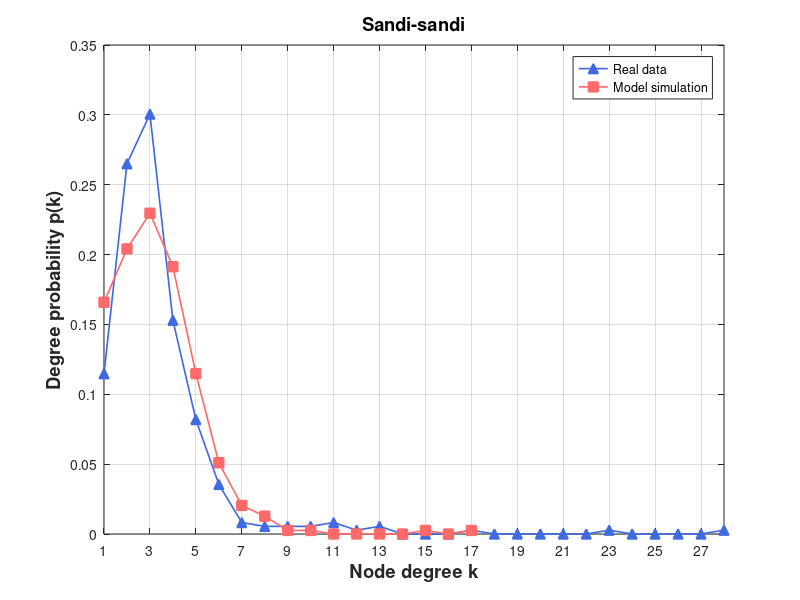

Recreate this plot in MATLAB.
% Create some data
% 定义度数直方图

degree_hist1 = [0, 42, 97, 110, 56, 30, 13, 3, 2, 2, 2, 3, 1, 2, 0, 0, 0, 1, 0, 0, 0, 0, 0, 1, 0, 0, 0, 0, 1];
% degree_hist2 = [0, 55, 97, 116, 55, 25, 8, 4, 2, 1, 0, 0, 0, 0, 0, 0, 0, 0, 0, 1, 0, 0, 0, 0, 1, 0, 1];
degree_hist2 = [0, 65, 80, 90, 75, 45, 20, 8, 5, 1,  1, 0, 0, 0, 0, 1, 0, 1];
% 将度数直方图转换为浮点型数组

degree_hist1 = double(degree_hist1);
degree_hist2 = double(degree_hist2);

degree1 = degree_hist1(2:end);
degree2 = degree_hist2(2:end);
% 计算度数概率
degree_prob1 = degree1 / sum(degree1);
degree_prob2 = degree2 / sum(degree2);

figure

set(gca, 'FontSize', 12);

  
plot(1:length(degree_prob1), degree_prob1, '^-','Color',[65/256,105/256,225/256],'LineWidth',1.2,'Markersize',7,'MarkerFaceColor',[65/256,105/256,225/256])

hold on
%plot(eb, predictionData,'ro-','LineWidth',1.2,'Markersize',7,'MarkerFaceColor','r')
%plot(eb, predictionData, 's-','Color',[171/256,130/256,255/256],'LineWidth',1.2,'Markersize',7,'MarkerFaceColor',[171/256,130/256,255/256]) 
%plot(eb, epsilon7, 's-','Color',[0/256,206/256,209/256],'LineWidth',1.2,'Markersize',7,'MarkerFaceColor',[0/256,206/256,209/256])

%plot(eb, size700, 's-','Color',[171/256,130/256,255/256],'LineWidth',1.2,'Markersize',7,'MarkerFaceColor',[171/256,130/256,255/256]) %Purple
plot(1:length(degree_prob2), degree_prob2, 's-','Color',[255/256,106/256,106/256],'LineWidth',1.2,'Markersize',7,'MarkerFaceColor',[255/256,106/256,106/256])



% Turn on the grid
grid on

% Add title and axis labels
%title('Performance of Baseband QPSK')
xlabel('Node degree k','FontSize',13.2,'FontWeight','bold')
ylabel('Degree probability p(k)','FontSize',13.2,'FontWeight','bold')
legend('Real data', 'Model simulation')
% title('Wikibooks (Initial)', 'FontSize', 13.2, 'FontWeight', 'bold')
title('Sandi-sandi', 'FontSize', 13.2, 'FontWeight', 'bold')
% axis([0.03 1.02 0 0.35])
%set(gca,'xtick',[xmin:step:xmax])
% set(gca,'xtick',[1:1000:11000])
set(gca,'xtick', 1:2:max(length(degree_prob1),length(degree_prob2)))
% set(gca,'xticklabels',{'0','0.16','0.32','0.48','0.64','0.80'});
%set(gca,'ytick',[0:0.05:0.35])
xlim([1 max(length(degree_prob1),length(degree_prob2))])
%set(gca,'xscale','log')
